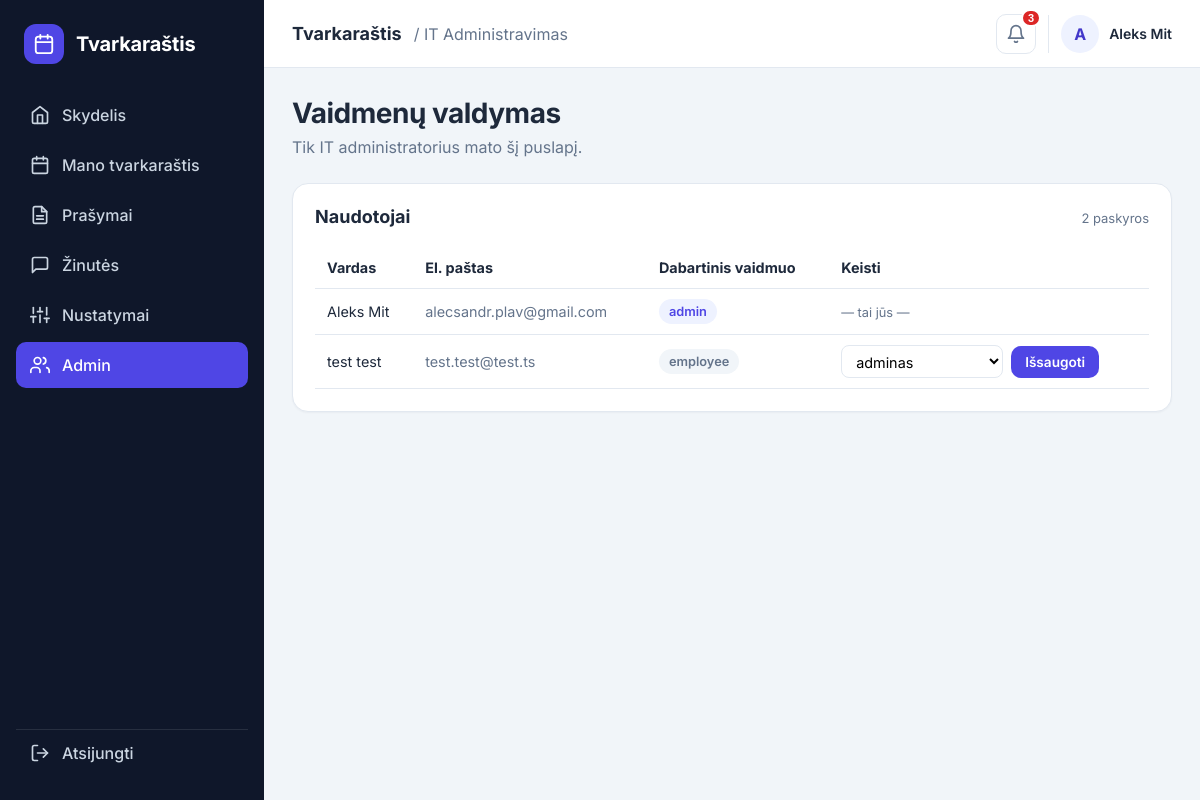
The page /admin/roles (signed in) on the database its author committed.
### tables this page shows
CREATE TABLE users (
            id            INTEGER PRIMARY KEY AUTOINCREMENT,
            full_name     TEXT NOT NULL,
            email         TEXT NOT NULL UNIQUE,
            password_hash TEXT NOT NULL,
            role          TEXT NOT NULL DEFAULT 'employee',
            created_at    TEXT NOT NULL DEFAULT CURRENT_TIMESTAMP
        );

### app.py (the view)
@app.route("/admin/roles")
@role_required("admin")
def admin_roles():
    users = get_db().execute(
        "SELECT id, full_name, email, role, created_at FROM users ORDER BY full_name"
        ).fetchall()
    return render_template("admin_roles.html", users=users, roles=ROLES)

### app.py (called while the page is built)
def get_db():
    if "db" not in g:
        g.db = sqlite3.connect(DATABASE)
        g.db.row_factory = sqlite3.Row
    return g.db

def role_required(*roles):
    def decorator(view):
        @wraps(view)
        def wrapped_view(*args, **kwargs):
            if "user_id" not in session:
                flash("Norėdami matyti šį puslapį, prisijunkite.", "error")
                return redirect(url_for("login"))
            if "user_role" not in session or session["user_role"] not in roles:
                flash("Neturite teisės matyti šį puslapį.", "error")
                return redirect(url_for("dashboard"))
            return view(*args, **kwargs)
        return wrapped_view
    return decorator

@app.context_processor
def inject_globals():
    return {
        "notification_count": 3,
        "user_role": session.get("user_role", "employee"),
            }   # demonstracinis pranešimų skaičius

### templates/admin_roles.html (shortened to what this page needs)
{% extends "app_base.html" %}
{% block title %}IT Administravimas{% endblock %}
{% block content %}
<section class="welcome">
    <div>
        <h1>Vaidmenų valdymas</h1>
        <p class="muted">Tik IT administratorius mato šį puslapį.</p>
    </div>
</section>
<section class="card" style="margin-top: 1.5rem;">
    <div class="card-head">
        <h2>Naudotojai</h2>
        <span class="muted small">{{ users|length }} paskyros</span>
    </div>
    <table style="width:100%; border-collapse:collapse; font-size:0.9rem;">
        <thead>
            <tr style="border-bottom: 1px solid var(--border); text-align:left;">
                <th style="padding: 10px 12px;">Vardas</th>
                <th style="padding: 10px 12px;">El. paštas</th>
                <th style="padding: 10px 12px;">Dabartinis vaidmuo</th>
                <th style="padding: 10px 12px;">Keisti</th>
            </tr>
        </thead>
        <tbody>
            {% for user in users %}
            <tr style="border-bottom: 1px solid var(--border);">
                <td style="padding: 10px 12px;">{{ user.full_name }}</td>
                <td style="padding: 10px 12px; color: var(--muted);">{{ user.email }}</td>
                <td style="padding: 10px 12px;">
                    <span style="
                        display:inline-block; padding: 3px 10px; border-radius: 999px; font-size: 0.8rem; font-weight: 600;
                        background: {% if user.role == 'admin' %}var(--primary-soft); color: var(--primary)
                                    {% elif user.role == 'manager' %}#fef3c7; color: #92400e
                                    {% else %}var(--bg); color: var(--muted){% endif %};
                    ">
                        {{ user.role }}
                    </span>
                </td>
                <td style="padding: 10px 12px;">
                    {% if user.id == session.user_id %}
                        <span class="muted" style="font-size:0.8rem;">— tai jūs —</span>
                    {% else %}
                    <form method="POST" action="{{ url_for('admin_set_role', user_id=user.id) }}"
                          style="display:flex; gap:8px; align-items:center;">
                        <select name="role" style="padding: 6px 10px; border-radius: 8px; border: 1px solid var(--border); font: inherit; background: var(--surface);">
                            {% for role in roles %}
                            <option value="{{ role }}" {% if role == user.role %}selected{% endif %}>{{ role }}</option>
                            {% endfor %}
                        </select>
                        <button type="submit" class="btn btn-primary" style="padding: 6px 14px; font-size:0.85rem;">Išsaugoti</button>
                    </form>
                    {% endif %}
                </td>
            </tr>
            {% endfor %}
        </tbody>
    </table>
</section>
{% endblock %}

### templates/app_base.html (shortened to what this page needs)
{% extends "base.html" %}
{% block body_class %}app-page{% endblock %}
{% block body %}
<div class="app-shell">
    <aside class="sidebar" id="sidebar">
        <div class="brand">
            <span class="brand-icon">
                <svg viewBox="0 0 24 24" fill="none" stroke="currentColor" stroke-width="2" stroke-linecap="round" stroke-linejoin="round"><rect x="3" y="4" width="18" height="18" rx="3"/><path d="M16 2v4M8 2v4M3 10h18"/></svg>
            </span>
            <span class="brand-name">Tvarkaraštis</span>
        </div>
        <nav class="nav">
            {% for endpoint, label, icon in nav_items %}
            <a href="{{ url_for(endpoint) }}"
               class="nav-link {% if request.endpoint == endpoint %}active{% endif %}">
                <svg viewBox="0 0 24 24" fill="none" stroke="currentColor" stroke-width="2" stroke-linecap="round" stroke-linejoin="round">{{ icon|safe }}</svg>
                {{ label }}
            </a>
            {% endfor %}
            {% if user_role == 'admin' %}
            <a href="{{ url_for('admin_roles') }}"
               class="nav-link {% if request.endpoint == 'admin_roles' %}active{% endif %}">
                <svg viewBox="0 0 24 24" fill="none" stroke="currentColor" stroke-width="2" stroke-linecap="round" stroke-linejoin="round">
                    <path d="M12 21v-2a4 4 0 0 0-4-4H5a4 4 0 0 0-4 4v2"/>
                    <circle cx="9" cy="7" r="4"/>
                    <path d="M23 21v-2a4 4 0 0 0-3-3.87"/>
                    <path d="M16 3.13a4 4 0 0 1 0 7.75"/>
                </svg>
                Admin
            </a>
            {% endif %}
        </nav>
        <a href="{{ url_for('logout') }}" class="nav-link logout-link">
            <svg viewBox="0 0 24 24" fill="none" stroke="currentColor" stroke-width="2" stroke-linecap="round" stroke-linejoin="round"><path d="M9 21H5a2 2 0 0 1-2-2V5a2 2 0 0 1 2-2h4"/><polyline points="16 17 21 12 16 7"/><line x1="21" y1="12" x2="9" y2="12"/></svg>
            Atsijungti
        </a>
    </aside>
    <div class="app-content">
        <header class="topbar">
            <div class="topbar-left">
                <span class="topbar-title">Tvarkaraštis</span>
                <span class="topbar-page">/ {{ self.title() }}</span>
            </div>
            <div class="topbar-right">
                <button type="button" class="icon-btn" aria-label="Pranešimai" title="Pranešimai">
                    <svg viewBox="0 0 24 24" fill="none" stroke="currentColor" stroke-width="2" stroke-linecap="round" stroke-linejoin="round"><path d="M18 8a6 6 0 0 0-12 0c0 7-3 9-3 9h18s-3-2-3-9"/><path d="M13.7 21a2 2 0 0 1-3.4 0"/></svg>
                    {% if notification_count %}<span class="badge">{{ notification_count }}</span>{% endif %}
                </button>
                <div class="user-chip">
                    <span class="avatar">{{ session['user_name'][0]|upper }}</span>
                    <span class="user-name">{{ session['user_name'] }}</span>
                </div>
            </div>
        </header>
        <main class="page">
            {% block content %}{% endblock %}
        </main>
    </div>
</div>
{% endblock %}

### templates/base.html (shortened to what this page needs)
<!DOCTYPE html>
<html lang="lt">
<head>
    <link rel="stylesheet" href="{{ url_for('static', filename='css/style.css') }}">
</head>
<body class="{% block body_class %}{% endblock %}">
    {% block body %}{% endblock %}
</body>
</html>

### static/css/style.css (style rules this page uses)
:root { --primary: #4f46e5; --primary-dark: #4338ca; --primary-soft: #eef2ff; --navy: #0f172a; --text: #1e293b; --muted: #64748b; --border: #e2e8f0; --bg: #f1f5f9; --surface: #ffffff; --danger: #dc2626; --danger-soft: #fef2f2; --success: #15803d; --success-soft: #f0fdf4; --radius: 12px; --shadow: 0 1px 3px rgba(15, 23, 42, 0.08), 0 8px 24px rgba(15, 23, 42, 0.06); }
* { box-sizing: border-box; }
body { margin: 0; font-family: "Inter", "Segoe UI", system-ui, sans-serif; color: var(--text); background: var(--bg); line-height: 1.5; -webkit-font-smoothing: antialiased; }
h1, h2, h3 { margin: 0; line-height: 1.25; }
a { color: var(--primary); text-decoration: none; font-weight: 500; }
.muted { color: var(--muted); }
.btn { display: inline-flex; align-items: center; justify-content: center; gap: 8px; padding: 12px 20px; font: inherit; font-weight: 600; border: 0; border-radius: 10px; cursor: pointer; transition: background 0.15s, transform 0.1s, box-shadow 0.15s; }
.btn-primary { background: var(--primary); color: #fff; }
.brand { display: flex; align-items: center; gap: 12px; }
.brand-icon { display: grid; place-items: center; width: 40px; height: 40px; color: #fff; background: var(--primary); border-radius: 12px; }
.brand-icon svg { width: 22px; height: 22px; }
.brand-name { font-size: 20px; font-weight: 700; letter-spacing: -0.2px; }
.app-shell { display: flex; min-height: 100vh; }
.sidebar { position: fixed; top: 0; left: 0; bottom: 0; z-index: 40; width: 264px; display: flex; flex-direction: column; gap: 28px; padding: 24px 16px; color: #fff; background: var(--navy); transition: transform 0.25s ease; }
.sidebar .brand { padding: 0 8px; }
.sidebar .brand-name { color: #fff; }
.nav { display: flex; flex-direction: column; gap: 4px; flex: 1; }
.nav-link { display: flex; align-items: center; gap: 12px; padding: 11px 14px; font-weight: 500; color: #cbd5e1; border-radius: 10px; transition: background 0.15s, color 0.15s; }
.nav-link svg { width: 20px; height: 20px; flex-shrink: 0; }
.nav-link.active { color: #fff; background: var(--primary); }
.logout-link { border-top: 1px solid rgba(255, 255, 255, 0.1); border-radius: 0 0 10px 10px; margin-top: auto; }
.app-content { flex: 1; min-width: 0; margin-left: 264px; }
.topbar { position: sticky; top: 0; z-index: 20; display: flex; align-items: center; justify-content: space-between; height: 68px; padding: 0 28px; background: var(--surface); border-bottom: 1px solid var(--border); }
.topbar-left, .topbar-right { display: flex; align-items: center; gap: 12px; }
.topbar-title { font-size: 18px; font-weight: 700; }
.topbar-page { color: var(--muted); }
.icon-btn { position: relative; display: grid; place-items: center; width: 40px; height: 40px; color: var(--muted); background: transparent; border: 1px solid var(--border); border-radius: 10px; cursor: pointer; transition: background 0.15s, color 0.15s; }
.icon-btn svg { width: 20px; height: 20px; }
.badge { position: absolute; top: -6px; right: -6px; min-width: 20px; padding: 1px 5px; font-size: 11px; font-weight: 700; color: #fff; text-align: center; background: var(--danger); border: 2px solid var(--surface); border-radius: 999px; }
.user-chip { display: flex; align-items: center; gap: 10px; padding-left: 12px; border-left: 1px solid var(--border); }
.avatar { display: grid; place-items: center; width: 38px; height: 38px; font-weight: 700; color: var(--primary-dark); background: var(--primary-soft); border-radius: 50%; }
.user-name { font-weight: 600; font-size: 14px; }
.page { max-width: 1200px; padding: 28px; }
.welcome { margin-bottom: 16px; }
.welcome h1 { font-size: 28px; letter-spacing: -0.5px; margin-bottom: 4px; }
.welcome p { margin: 0; }
.card { padding: 22px; background: var(--surface); border: 1px solid var(--border); border-radius: 16px; box-shadow: 0 1px 2px rgba(15, 23, 42, 0.04); }
.card-head { display: flex; align-items: baseline; justify-content: space-between; gap: 12px; margin-bottom: 18px; }
.card-head h2 { font-size: 18px; }
.small { font-size: 13px; }

### rows shown on the page
users: user_name "Aleks Mit", full_name "Aleks Mit", email "alecsandr.plav@gmail.com", role "admin", shows "— tai jūs —"
users: full_name "test test", email "test.test@test.ts", role "employee"

### other values the page prints
{{ label }} "Skydelis" "Mano tvarkaraštis" "Prašymai" "Žinutės" "Nustatymai"
{{ notification_count }} "3"
{{ session['user_name'][0]|upper }} "A"
{{ users|length }} "2"
form field role "adminas"
